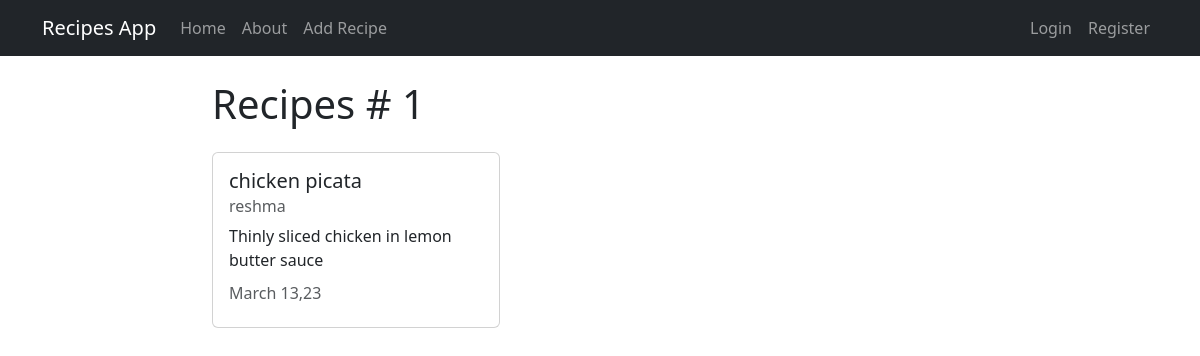
Screenshot of /recipess/recipe/1 with the database file from the repository.
### recipess/models.py (models this page shows, shortened)
class Recipe(models.Model):
	title=models.CharField(max_length=50)
	description=models.TextField()
	author=models.ForeignKey(User,on_delete=models.CASCADE)
	created_at=models.DateTimeField(auto_now_add=True)
	updated_at=models.DateTimeField(auto_now=True)

### recipess/views.py (the view)
# urls.py: path('recipe/<int:pk>',views.RecipeDetailView.as_view(),name='recipess-detail'),
class RecipeDetailView(DetailView):
	model=models.Recipe

### recipess/templates/recipess/recipe_detail.html (shortened to what this page needs)
{% extends 'recipess/base.html' %}
{% block content %}
<h1>Recipes # {{ object.id }}</h1>
<div class="card my-4" style="width: 18rem;">
  <div class="card-body">
    <h5 class="card-title">{{ object.title }}</h5>
    <h6 class="card-subtitle mb-2 text-muted">{{object.author}}</h6>
    <p class="card-text">{{object.description}}</p>
    <h6 class="card-subtitle mb-2 text-muted">{{object.updated_at|date:"F d,y"}}</h6>
    </div>
</div>
{% endblock content %}

### rows the page displays
Recipe: id "1", title "chicken picata", author "reshma", description "Thinly sliced chicken in lemon butter sauce", updated_at "March 13,23"
